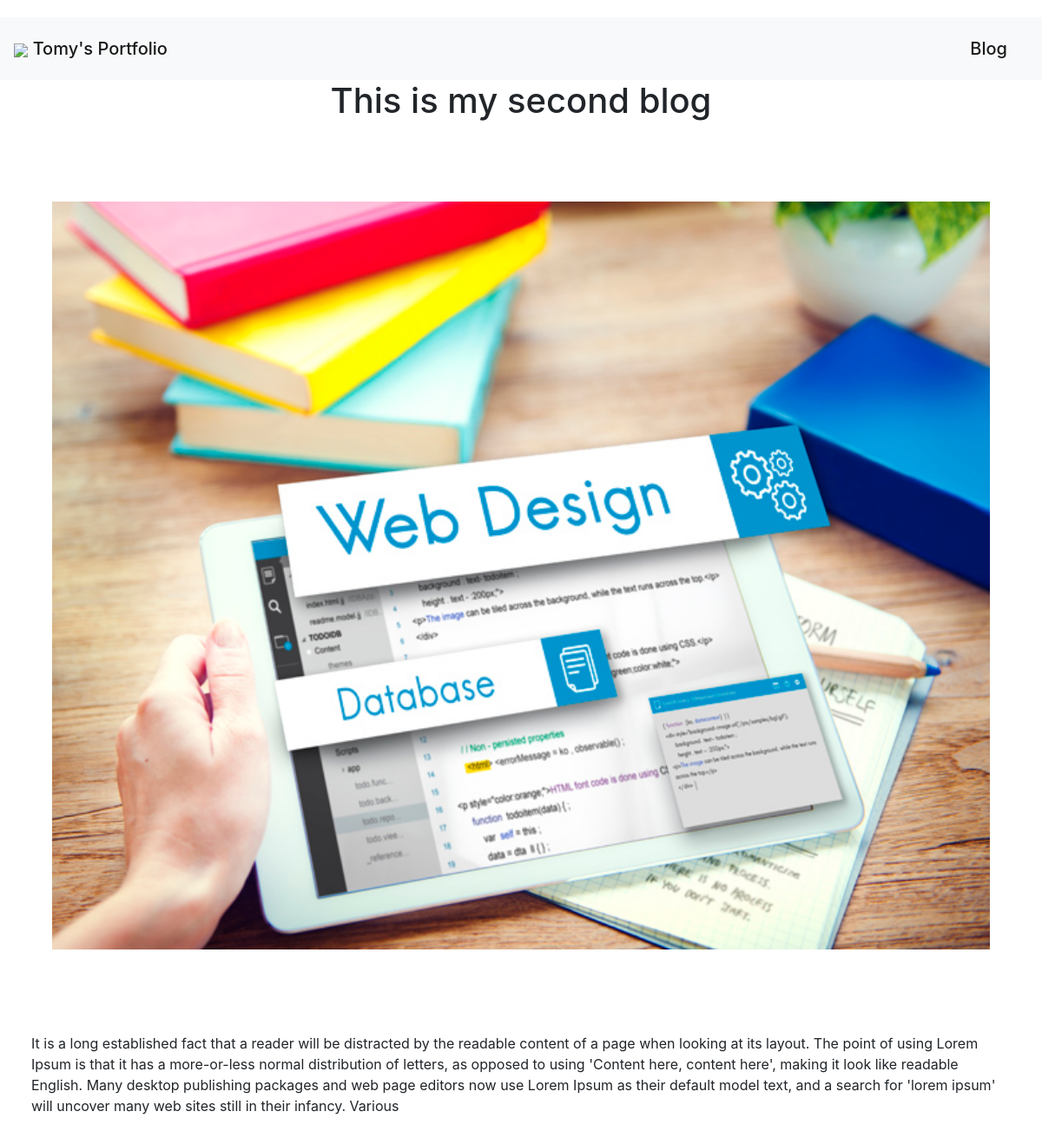
Page /blog/2 on the committed database.
### blog/models.py (models this page shows)
class blog(models.Model):
    title=models.CharField(max_length=100)
    description=models.TextField(max_length=500)
    image=models.ImageField(upload_to='blog/images')
    url=models.URLField(blank=True)
    date=models.DateField()

### blog/views.py (the view)
# urls.py: path('<int:blog_id>',views.details,name='details')
def details(request,blog_id):
    blogs=get_object_or_404(blog,pk=blog_id)
    return render(request,'blog/details.html',{'blo':blogs})

### blog/templates/blog/details.html
{% extends 'portfolio/base.html'%}
{% block content%}
{% load static %}
<link rel="stylesheet" href="{% static 'portfolio/mystyle.css' %}">
<h1 align="center">{{ blo.title }}</h1>
<br>
<div class="cover">
<img src="{{ blo.image.url }}" class="img-fluid" alt="Responsive image">
</div>
<div class="para">
<p>{{ blo.description }}</p>
</div>
{% endblock %}

### portfolio/static/portfolio/mystyle.css (style rules this page uses)
.cover { width:100%; display:block; padding:5%; }
.cover img { width:100%; }
.para { padding:3%; }
body { margin-top:20px; }

### rows in the picture
blog: title "This is my second blog", image (picture), description "It is a long established fact that a reader will be distracted by the readable content of a page when looking at its layout. The point of using Lorem Ipsum is that it has a more-or-less normal distribution of letters, as opposed to using 'Content here, content here', making it look like readable English. Many desktop publishing packages and web page editors now use Lorem Ipsum as their default model text, and a search for 'lorem ipsum' will uncover many web sites still in their infancy. Various"
